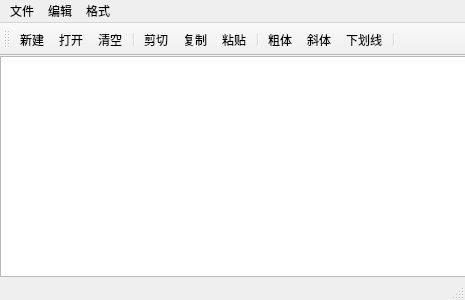
<?xml version="1.0" encoding="UTF-8"?>
<ui version="4.0">
 <class>MainWindow</class>
 <widget class="QMainWindow" name="MainWindow">
  <property name="geometry">
   <rect>
    <x>0</x>
    <y>0</y>
    <width>465</width>
    <height>300</height>
   </rect>
  </property>
  <property name="windowTitle">
   <string>MainWindow</string>
  </property>
  <widget class="QWidget" name="centralWidget">
   <widget class="QTextEdit" name="txtEdit">
    <property name="geometry">
     <rect>
      <x>0</x>
      <y>0</y>
      <width>471</width>
      <height>221</height>
     </rect>
    </property>
   </widget>
  </widget>
  <widget class="QMenuBar" name="menuBar">
   <property name="geometry">
    <rect>
     <x>0</x>
     <y>0</y>
     <width>465</width>
     <height>23</height>
    </rect>
   </property>
   <widget class="QMenu" name="menu">
    <property name="title">
     <string>文件</string>
    </property>
    <addaction name="actNew"/>
    <addaction name="actOpen"/>
    <addaction name="separator"/>
    <addaction name="actClose"/>
   </widget>
   <widget class="QMenu" name="menu_2">
    <property name="title">
     <string>编辑</string>
    </property>
    <addaction name="actCut"/>
    <addaction name="actCopy"/>
    <addaction name="actPaste"/>
    <addaction name="separator"/>
    <addaction name="actClear"/>
   </widget>
   <widget class="QMenu" name="menu_3">
    <property name="title">
     <string>格式</string>
    </property>
    <addaction name="actFontBold"/>
    <addaction name="actFontItalic"/>
    <addaction name="actFontUnder"/>
    <addaction name="separator"/>
    <addaction name="actToolbarLab"/>
   </widget>
   <addaction name="menu"/>
   <addaction name="menu_2"/>
   <addaction name="menu_3"/>
  </widget>
  <widget class="QToolBar" name="mainToolBar">
   <attribute name="toolBarArea">
    <enum>TopToolBarArea</enum>
   </attribute>
   <attribute name="toolBarBreak">
    <bool>false</bool>
   </attribute>
   <addaction name="actNew"/>
   <addaction name="actOpen"/>
   <addaction name="actClear"/>
   <addaction name="separator"/>
   <addaction name="actCut"/>
   <addaction name="actCopy"/>
   <addaction name="actPaste"/>
   <addaction name="separator"/>
   <addaction name="actFontBold"/>
   <addaction name="actFontItalic"/>
   <addaction name="actFontUnder"/>
   <addaction name="separator"/>
  </widget>
  <widget class="QStatusBar" name="statusBar"/>
  <action name="actCut">
   <property name="icon">
    <iconset resource="res.qrc">
     <normaloff>:/images/cut.bmp</normaloff>:/images/cut.bmp</iconset>
   </property>
   <property name="text">
    <string>剪切</string>
   </property>
   <property name="toolTip">
    <string>剪切</string>
   </property>
   <property name="shortcut">
    <string>Ctrl+X</string>
   </property>
  </action>
  <action name="actCopy">
   <property name="icon">
    <iconset resource="res.qrc">
     <normaloff>:/images/120.bmp</normaloff>:/images/120.bmp</iconset>
   </property>
   <property name="text">
    <string>复制</string>
   </property>
   <property name="toolTip">
    <string>复制</string>
   </property>
   <property name="shortcut">
    <string>Ctrl+C</string>
   </property>
  </action>
  <action name="actPaste">
   <property name="icon">
    <iconset resource="res.qrc">
     <normaloff>:/images/paste.bmp</normaloff>:/images/paste.bmp</iconset>
   </property>
   <property name="text">
    <string>粘贴</string>
   </property>
   <property name="toolTip">
    <string>粘贴</string>
   </property>
   <property name="shortcut">
    <string>Ctrl+V</string>
   </property>
  </action>
  <action name="actFontBold">
   <property name="checkable">
    <bool>true</bool>
   </property>
   <property name="icon">
    <iconset resource="res.qrc">
     <normaloff>:/images/BLD.BMP</normaloff>:/images/BLD.BMP</iconset>
   </property>
   <property name="text">
    <string>粗体</string>
   </property>
   <property name="toolTip">
    <string>粗体</string>
   </property>
  </action>
  <action name="actFontItalic">
   <property name="checkable">
    <bool>true</bool>
   </property>
   <property name="icon">
    <iconset resource="res.qrc">
     <normaloff>:/images/ITL.BMP</normaloff>:/images/ITL.BMP</iconset>
   </property>
   <property name="text">
    <string>斜体</string>
   </property>
   <property name="toolTip">
    <string>斜体</string>
   </property>
  </action>
  <action name="actFontUnder">
   <property name="checkable">
    <bool>true</bool>
   </property>
   <property name="icon">
    <iconset resource="res.qrc">
     <normaloff>:/images/UNDRLN.BMP</normaloff>:/images/UNDRLN.BMP</iconset>
   </property>
   <property name="text">
    <string>下划线</string>
   </property>
   <property name="toolTip">
    <string>下划线</string>
   </property>
  </action>
  <action name="actClose">
   <property name="icon">
    <iconset resource="res.qrc">
     <normaloff>:/images/exit.bmp</normaloff>:/images/exit.bmp</iconset>
   </property>
   <property name="text">
    <string>退出</string>
   </property>
   <property name="toolTip">
    <string>退出</string>
   </property>
  </action>
  <action name="actOpen">
   <property name="icon">
    <iconset resource="res.qrc">
     <normaloff>:/images/open3.bmp</normaloff>:/images/open3.bmp</iconset>
   </property>
   <property name="text">
    <string>打开...</string>
   </property>
   <property name="toolTip">
    <string>打开文件</string>
   </property>
   <property name="shortcut">
    <string>Ctrl+O</string>
   </property>
  </action>
  <action name="actClear">
   <property name="icon">
    <iconset resource="res.qrc">
     <normaloff>:/images/103.bmp</normaloff>:/images/103.bmp</iconset>
   </property>
   <property name="text">
    <string>清空</string>
   </property>
   <property name="toolTip">
    <string>清空内容</string>
   </property>
  </action>
  <action name="actFont">
   <property name="icon">
    <iconset resource="res.qrc">
     <normaloff>:/images/20.ico</normaloff>:/images/20.ico</iconset>
   </property>
   <property name="text">
    <string>字体...</string>
   </property>
   <property name="toolTip">
    <string>字体设置</string>
   </property>
  </action>
  <action name="actNew">
   <property name="icon">
    <iconset resource="res.qrc">
     <normaloff>:/images/new2.bmp</normaloff>:/images/new2.bmp</iconset>
   </property>
   <property name="text">
    <string>新建</string>
   </property>
   <property name="toolTip">
    <string>新建</string>
   </property>
   <property name="shortcut">
    <string>Ctrl+N</string>
   </property>
  </action>
  <action name="actToolbarLab">
   <property name="checkable">
    <bool>true</bool>
   </property>
   <property name="icon">
    <iconset resource="res.qrc">
     <normaloff>:/images/exit.bmp</normaloff>:/images/exit.bmp</iconset>
   </property>
   <property name="text">
    <string>显示工具栏文字标签</string>
   </property>
   <property name="toolTip">
    <string>显示工具栏文字标签</string>
   </property>
  </action>
 </widget>
 <layoutdefault spacing="6" margin="11"/>
 <resources>
  <include location="res.qrc"/>
 </resources>
 <connections>
  <connection>
   <sender>actPaste</sender>
   <signal>triggered()</signal>
   <receiver>txtEdit</receiver>
   <slot>paste()</slot>
   <hints>
    <hint type="sourcelabel">
     <x>-1</x>
     <y>-1</y>
    </hint>
    <hint type="destinationlabel">
     <x>235</x>
     <y>167</y>
    </hint>
   </hints>
  </connection>
  <connection>
   <sender>actCut</sender>
   <signal>triggered()</signal>
   <receiver>txtEdit</receiver>
   <slot>cut()</slot>
   <hints>
    <hint type="sourcelabel">
     <x>-1</x>
     <y>-1</y>
    </hint>
    <hint type="destinationlabel">
     <x>235</x>
     <y>167</y>
    </hint>
   </hints>
  </connection>
  <connection>
   <sender>actCopy</sender>
   <signal>triggered()</signal>
   <receiver>txtEdit</receiver>
   <slot>copy()</slot>
   <hints>
    <hint type="sourcelabel">
     <x>-1</x>
     <y>-1</y>
    </hint>
    <hint type="destinationlabel">
     <x>235</x>
     <y>167</y>
    </hint>
   </hints>
  </connection>
  <connection>
   <sender>actClear</sender>
   <signal>triggered()</signal>
   <receiver>txtEdit</receiver>
   <slot>clear()</slot>
   <hints>
    <hint type="sourcelabel">
     <x>-1</x>
     <y>-1</y>
    </hint>
    <hint type="destinationlabel">
     <x>235</x>
     <y>167</y>
    </hint>
   </hints>
  </connection>
  <connection>
   <sender>actClose</sender>
   <signal>triggered()</signal>
   <receiver>MainWindow</receiver>
   <slot>close()</slot>
   <hints>
    <hint type="sourcelabel">
     <x>-1</x>
     <y>-1</y>
    </hint>
    <hint type="destinationlabel">
     <x>232</x>
     <y>149</y>
    </hint>
   </hints>
  </connection>
 </connections>
</ui>
